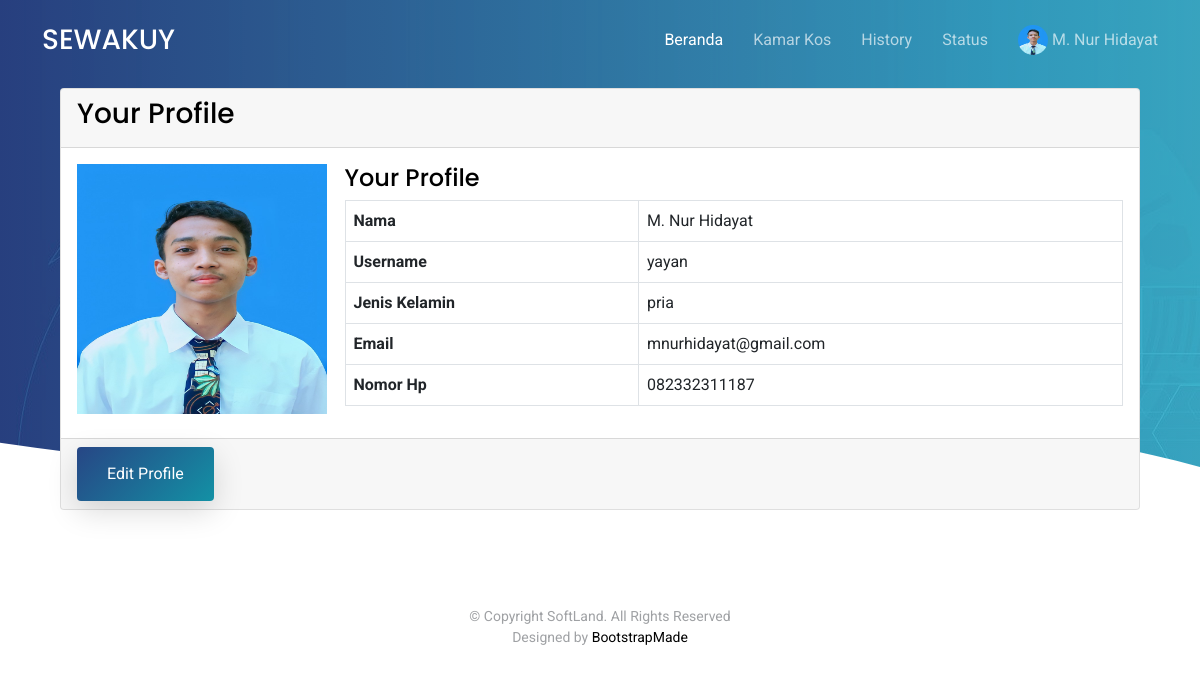
Screenshot of /penghuni/profil.php (signed in) with the database file from the repository.
### tables this page shows
CREATE TABLE `user` (
  `username` varchar(100) NOT NULL,
  `password` varchar(100) NOT NULL,
  `nama` varchar(100) NOT NULL,
  `jk` enum('pria','wanita') NOT NULL,
  `alamat_kos` varchar(250) NOT NULL DEFAULT '-',
  `email` varchar(100) NOT NULL,
  `nomor_hp` varchar(20) NOT NULL,
  `foto_profil` varchar(100) NOT NULL,
  `berkas` varchar(100) NOT NULL DEFAULT '-',
  `level` enum('pemilik','penghuni','admin') NOT NULL,
  `verif` enum('sudah','belum') NOT NULL
);

### penghuni/profil.php (the view, shortened to what this page needs)
<?php
include "header.php";
$sql = "SELECT * FROM user WHERE username = '".$_SESSION['username']."';";
$data = mysqli_query($koneksi,$sql);
$data_profil = mysqli_fetch_assoc($data);
?>
<section class="hero-section" id="hero">
  <div class="wave">
    </div>
  <div class="px-4 py-5 px-md-5 text-center text-lg-start" >
    <div class="container">
      <div class="row align-items-center"  style="margin-top: 40px;">
        <div class="col">
          <div class="card">
            <div class="card-header">
            <h3 class="card-title">Your Profile</h3>
            </div>
            <div class="card-body">
            <div class="row row-2">
            <div class="col-md-3">
            <img style="width: 250px; height:250px" src="../profil/<?php echo $data_profil['foto_profil']; ?>">
            </div>
            <div class="col-md-9">
            <h4>Your Profile</h4>
            <div class="table-responsive">
            <table class="table table-bordered">
            <tbody><tr>
            <td><strong>Nama</strong></td>
            <td><?php echo $data_profil['nama']; ?></td>
            </tr>
            <tr>
            <td><strong>Username</strong></td>
            <td><?php echo $data_profil['username']; ?></td>
            </tr>
            <tr>
            <td><strong>Jenis Kelamin</strong></td>
            <td><?php echo $data_profil['jk']; ?></td>
            </tr>
            <tr>
            <td><strong>Email</strong></td>
            <td><?php echo $data_profil['email']; ?></td>
            </tr>
            <tr>
            <td><strong>Nomor Hp</strong></td>
            <td><?php echo $data_profil['nomor_hp']; ?></td>
            </tr>
            </tbody></table>
            </div>
            </div>
            </div>
            </div>
            <div class="card-footer">
            <a href="editprofil.php" class="btn btn-primary">
            Edit Profile
            </a>
            </div>
            </div>
        </div>
      </div>
    </div>
  </div>
</section>
<?php include "footer.php"; ?>

### penghuni/header.php (shortened to what this page needs)
<!DOCTYPE html>
<html lang="en">
<?php
require "../config.php";
$sql = mysqli_query($koneksi, "SELECT * FROM user WHERE username = '".$_SESSION['username']."'");
$tampil = mysqli_fetch_array($sql);
?>
<head>
  <link href="../assets/vendor/aos/aos.css" rel="stylesheet">
  <link href="../assets/vendor/bootstrap/css/bootstrap.min.css" rel="stylesheet">
  <link href="../assets/vendor/bootstrap-icons/bootstrap-icons.css" rel="stylesheet">
  <link href="../assets/vendor/boxicons/css/boxicons.min.css" rel="stylesheet">
  <link href="../assets/vendor/swiper/swiper-bundle.min.css" rel="stylesheet">
  <link href="../assets/css/style.css" rel="stylesheet">
  <link rel="stylesheet" href="https://cdnjs.cloudflare.com/ajax/libs/rateYo/2.3.2/jquery.rateyo.min.css">
</head>
<body>
  <header id="header" class="fixed-top d-flex align-items-center">
    <div class="container d-flex justify-content-between align-items-center">
      <div class="logo">
        <h1><a href="home.php">SEWAKUY</a></h1>
      </div>
      <nav id="navbar" class="navbar">
        <ul>
          <li><a class="active " href="home.php">Beranda</a></li>
          <li><a href="kos.php">Kamar Kos</a></li>
          <li><a href="history.php">History</a></li>
          <li><a href="status.php">Status</a></li>
          <li class="dropdown"><a href="profil.php"><img style="width: 30px; height:30px; border-radius: 100%;" src="../profil/<?php echo $tampil['foto_profil']; ?>">&nbsp;<?php echo $tampil['nama']; ?></a>
          </li>
        </ul>
      </nav>
    </div>
  </header>

### assets/css/style.css (style rules this page uses)
html { overflow-x: hidden; }
body { font-family: "Roboto", sans-serif; color: #9fa1a4; line-height: 1.5; }
a { color: #777; text-decoration: none; transition: 0.3s all ease; }
h1, h2, h3, h4, h5, h6, .font-heading { font-family: "Poppins", sans-serif; color: #000; }
.container { z-index: 2; position: relative; }
section { overflow: hidden; }
.btn { border: none; padding: 15px 30px !important; }
.btn.btn-primary { background: #2d71a1; background: linear-gradient(-45deg, #1391a5, #274685); color: #fff; box-shadow: 0 10px 30px 0 rgba(0, 0, 0, 0.15); }
#header { height: 80px; transition: all 0.5s; z-index: 997; transition: all 0.5s; }
#header .logo h1 { font-size: 28px; margin: 0; padding: 4px 0; line-height: 1; font-weight: 500; }
#header .logo h1 a, #header .logo h1 a:hover { color: #fff; text-decoration: none; }
.navbar { padding: 0; }
.navbar ul { margin: 0; padding: 0; display: flex; list-style: none; align-items: center; }
.navbar li { position: relative; }
.navbar a, .navbar a:focus { display: flex; align-items: center; justify-content: space-between; padding: 10px 0 10px 30px; font-size: 16px; font-weight: 400; color: rgba(255, 255, 255, 0.65); white-space: nowrap; transition: 0.3s; }
.navbar a:hover, .navbar .active, .navbar .active:focus, .navbar li:hover > a { color: #fff; }
.hero-section { background: linear-gradient(to right, rgba(39, 70, 133, 0.8) 0%, rgba(61, 179, 197, 0.8) 100%), url(../img/hero-bg.jpg); position: relative; }
.hero-section .wave { width: 100%; overflow: hidden; position: absolute; z-index: 1; bottom: -150px; }

### rows the page displays
user: foto_profil (picture), nama "M. Nur Hidayat", username "yayan", jk "pria", email "mnurhidayat@gmail.com", nomor_hp "082332311187"
